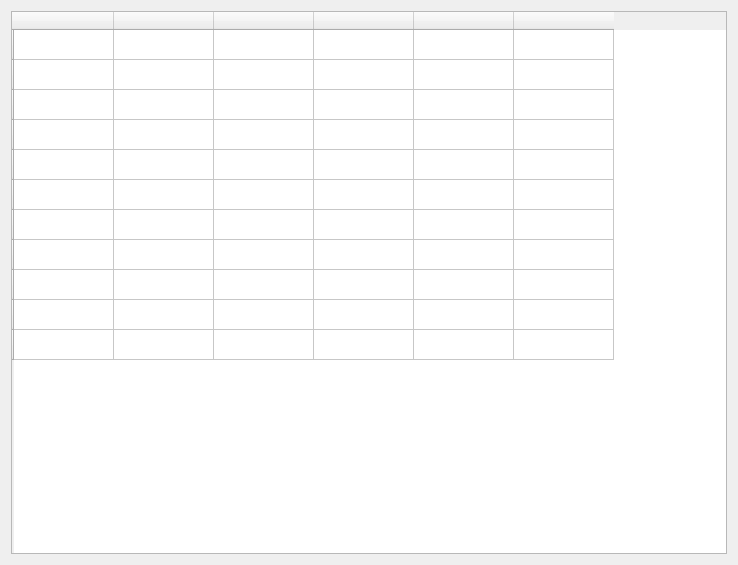
<?xml version="1.0" encoding="UTF-8"?>
<ui version="4.0">
 <class>StudentInfo</class>
 <widget class="QWidget" name="StudentInfo">
  <property name="geometry">
   <rect>
    <x>0</x>
    <y>0</y>
    <width>738</width>
    <height>565</height>
   </rect>
  </property>
  <property name="windowTitle">
   <string>Form</string>
  </property>
  <layout class="QVBoxLayout" name="verticalLayout">
   <item>
    <widget class="QTableWidget" name="tableWidget">
     <property name="styleSheet">
      <string notr="true"/>
     </property>
     <row>
      <property name="text">
       <string/>
      </property>
     </row>
     <row>
      <property name="text">
       <string/>
      </property>
     </row>
     <row>
      <property name="text">
       <string/>
      </property>
     </row>
     <row>
      <property name="text">
       <string/>
      </property>
     </row>
     <row>
      <property name="text">
       <string/>
      </property>
     </row>
     <row>
      <property name="text">
       <string/>
      </property>
     </row>
     <row>
      <property name="text">
       <string/>
      </property>
     </row>
     <row>
      <property name="text">
       <string/>
      </property>
     </row>
     <row>
      <property name="text">
       <string/>
      </property>
     </row>
     <row>
      <property name="text">
       <string/>
      </property>
     </row>
     <row>
      <property name="text">
       <string/>
      </property>
     </row>
     <column>
      <property name="text">
       <string/>
      </property>
     </column>
     <column>
      <property name="text">
       <string/>
      </property>
     </column>
     <column>
      <property name="text">
       <string/>
      </property>
     </column>
     <column>
      <property name="text">
       <string/>
      </property>
     </column>
     <column>
      <property name="text">
       <string/>
      </property>
     </column>
     <column>
      <property name="text">
       <string/>
      </property>
     </column>
    </widget>
   </item>
  </layout>
 </widget>
 <resources/>
 <connections/>
</ui>
